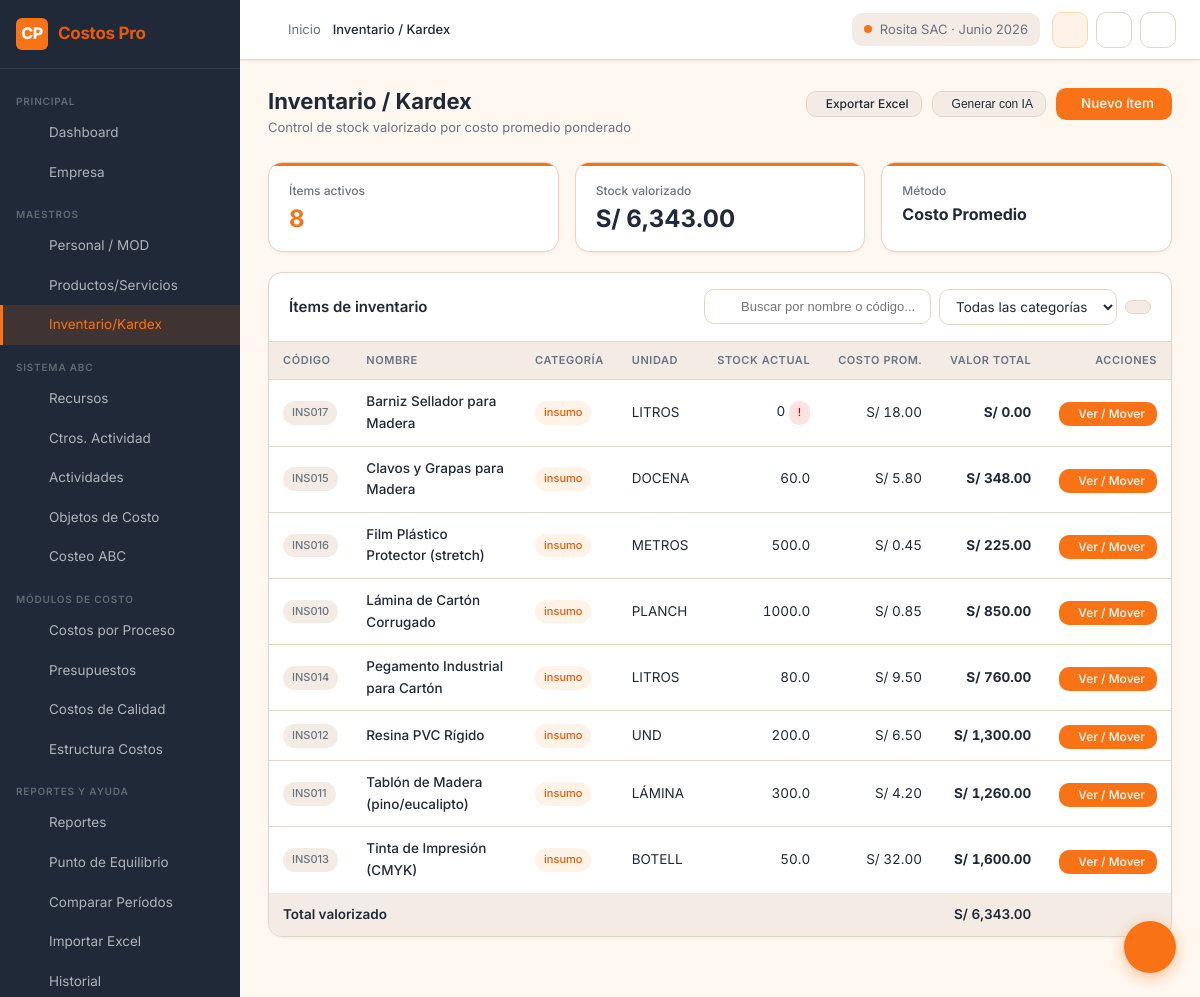
The app's page /kardex (signed in) with its own data.
### tables this page shows
CREATE TABLE inventory_items (
    id INTEGER PRIMARY KEY AUTOINCREMENT,
    company_id INTEGER NOT NULL,
    product_id INTEGER,          -- FK a products_services si es un producto
    code TEXT NOT NULL,
    name TEXT NOT NULL,
    category TEXT DEFAULT 'insumo', -- insumo | producto | semielaborado | activo
    unit_id INTEGER,
    current_stock REAL DEFAULT 0,
    min_stock REAL DEFAULT 0,
    max_stock REAL DEFAULT 0,
    average_cost REAL DEFAULT 0,
    last_purchase_cost REAL DEFAULT 0,
    valuation_method TEXT DEFAULT 'promedio', -- promedio | peps
    safety_stock REAL DEFAULT 0,
    is_active INTEGER DEFAULT 1,
    created_at DATETIME DEFAULT CURRENT_TIMESTAMP,
    updated_at DATETIME DEFAULT CURRENT_TIMESTAMP,
    UNIQUE(company_id, code),
    FOREIGN KEY (company_id) REFERENCES companies(id) ON DELETE CASCADE,
    FOREIGN KEY (product_id) REFERENCES products_services(id),
    FOREIGN KEY (unit_id) REFERENCES units_of_measure(id)
);

CREATE TABLE units_of_measure (
    id INTEGER PRIMARY KEY AUTOINCREMENT,
    company_id INTEGER NOT NULL,
    code TEXT NOT NULL,
    name TEXT NOT NULL,
    category TEXT,               -- peso | volumen | longitud | tiempo | unidad | otro
    created_at DATETIME DEFAULT CURRENT_TIMESTAMP,
    UNIQUE(company_id, code),
    FOREIGN KEY (company_id) REFERENCES companies(id) ON DELETE CASCADE
);

### routes/kardex.py (the view)
@kardex_bp.route('/kardex')
@login_required
@company_required
def index():
    session['active_module'] = 'kardex'
    company_id = session['company_id']
    search = request.args.get('search', '')
    cat_filter = request.args.get('category', '')
    q = """SELECT ii.*, u.code as unit_code, u.name as unit_name
           FROM inventory_items ii
           LEFT JOIN units_of_measure u ON ii.unit_id = u.id
           WHERE ii.company_id = ? AND ii.is_active = 1"""
    params = [company_id]
    if search:
        q += " AND (ii.name LIKE ? OR ii.code LIKE ?)"
        params += [f'%{search}%', f'%{search}%']
    if cat_filter:
        q += " AND ii.category = ?"
        params.append(cat_filter)
    q += " ORDER BY ii.name"
    items = query_db(q, params)
    total_value = sum((i['current_stock'] or 0) * (i['average_cost'] or 0) for i in items)
    units = query_db("SELECT * FROM units_of_measure WHERE company_id=? ORDER BY name", (company_id,))
    return render_template('kardex/index.html',
                           items=items, search=search,
                           cat_filter=cat_filter,
                           total_value=total_value,
                           units=units)

### models/database.py (called while the page is built)
def get_db():
    if 'db' not in g:
        g.db = sqlite3.connect(
            current_app.config.get('DATABASE', DATABASE),
            detect_types=sqlite3.PARSE_DECLTYPES
        )
        g.db.row_factory = sqlite3.Row
        g.db.execute("PRAGMA foreign_keys = ON")
    return g.db

def query_db(query, args=(), one=False):
    cur = get_db().execute(query, args)
    rv = cur.fetchall()
    cur.close()
    return (rv[0] if rv else None) if one else rv

### routes/dashboard.py (called while the page is built)
def login_required(f):
    @wraps(f)
    def decorated(*args, **kwargs):
        if 'user_id' not in session:
            return redirect(url_for('auth.login'))
        return f(*args, **kwargs)
    return decorated

def company_required(f):
    @wraps(f)
    def decorated(*args, **kwargs):
        if 'company_id' not in session:
            return redirect(url_for('companies.select'))
        return f(*args, **kwargs)
    return decorated

### templates/kardex/index.html (shortened to what this page needs)
{% extends 'base.html' %}
{% block breadcrumb %}Inventario / Kardex{% endblock %}
{% block content %}
<div class="page-header">
  <div>
    <h1 class="page-title">Inventario / Kardex</h1>
    <p class="page-subtitle">Control de stock valorizado por costo promedio ponderado</p>
  </div>
  <div class="page-actions">
    <a href="{{ url_for('kardex.export_kardex') }}" class="btn btn-secondary btn-sm">
       Exportar Excel
    </a>
    <button class="btn btn-secondary btn-sm" onclick="AIGenerator.show('kardex')">
       Generar con IA
    </button>
    <a href="{{ url_for('kardex.new_item') }}" class="btn btn-primary">
       Nuevo ítem
    </a>
  </div>
</div>
<div class="kpi-grid" style="grid-template-columns:repeat(3,1fr);margin-bottom:20px">
  <div class="kpi-card">
    <div class="kpi-label">Ítems activos</div>
    <div class="kpi-value orange">{{ items|length }}</div>
  </div>
  <div class="kpi-card">
    <div class="kpi-label">Stock valorizado</div>
    <div class="kpi-value">{{ total_value | currency }}</div>
  </div>
  <div class="kpi-card">
    <div class="kpi-label">Método</div>
    <div class="kpi-value" style="font-size:16px">Costo Promedio</div>
  </div>
</div>
<div class="card">
  <div class="card-header">
    <span class="card-title"> Ítems de inventario</span>
    <form method="GET" style="display:flex;gap:8px;align-items:center">
      <div class="search-box">
        <input type="text" name="search" value="{{ search }}" placeholder="Buscar por nombre o código...">
      </div>
      <select name="category" class="form-control" style="width:auto;padding:8px 12px">
        <option value="">Todas las categorías</option>
      </select>
      <button type="submit" class="btn btn-secondary btn-sm"></button>
    </form>
  </div>
  {% if items %}
  <div class="table-wrap">
    <table class="table">
      <thead>
        <tr>
          <th>Código</th><th>Nombre</th><th>Categoría</th>
          <th>Unidad</th>
          <th class="number">Stock actual</th>
          <th class="number">Costo prom.</th>
          <th class="number">Valor total</th>
          <th class="actions">Acciones</th>
        </tr>
      </thead>
      <tbody>
        {% for item in items %}
        {% set valor = (item.current_stock or 0) * (item.average_cost or 0) %}
        <tr>
          <td><span class="badge badge-neutral">{{ item.code }}</span></td>
          <td style="font-weight:500">{{ item.name }}</td>
          <td><span class="badge badge-primary">{{ item.category }}</span></td>
          <td>{{ item.unit_code or '—' }}</td>
          <td class="number">
            {{ item.current_stock or 0 }}
            {% if item.safety_stock and (item.current_stock or 0) < item.safety_stock %}
              <span class="badge badge-danger" title="Bajo stock mínimo">!</span>
            {% endif %}
          </td>
          <td class="number">{{ (item.average_cost or 0) | currency }}</td>
          <td class="number"><strong>{{ valor | currency }}</strong></td>
          <td class="actions">
            <a href="{{ url_for('kardex.item_detail', item_id=item.id) }}"
               class="btn btn-primary btn-sm">
               Ver / Mover
            </a>
          </td>
        </tr>
        {% endfor %}
      </tbody>
      <tfoot>
        <tr style="background:var(--bg-secondary);font-weight:600">
          <td colspan="6">Total valorizado</td>
          <td class="number">{{ total_value | currency }}</td>
          <td></td>
        </tr>
      </tfoot>
    </table>
  </div>
  {% endif %}
</div>
{% endblock %}

### records on screen
inventory_items: code "INS017", name "Barniz Sellador para Madera", category "insumo", code "LITROS", current_stock "0", average_cost "S/ 18.00", valor "S/ 0.00"
inventory_items: code "INS015", name "Clavos y Grapas para Madera", category "insumo", code "DOCENA", current_stock "60.0", average_cost "S/ 5.80", valor "S/ 348.00"
inventory_items: code "INS016", name "Film Plástico Protector (stretch)", category "insumo", code "METROS", current_stock "500.0", average_cost "S/ 0.45", valor "S/ 225.00"
inventory_items: code "INS010", name "Lámina de Cartón Corrugado", category "insumo", code "PLANCH", current_stock "1000.0", average_cost "S/ 0.85", valor "S/ 850.00"
inventory_items: code "INS014", name "Pegamento Industrial para Cartón", category "insumo", code "LITROS", current_stock "80.0", average_cost "S/ 9.50", valor "S/ 760.00"
inventory_items: code "INS012", name "Resina PVC Rígido", category "insumo", code "UND", current_stock "200.0", average_cost "S/ 6.50", valor "S/ 1,300.00"
inventory_items: code "INS011", name "Tablón de Madera (pino/eucalipto)", category "insumo", code "LÁMINA", current_stock "300.0", average_cost "S/ 4.20", valor "S/ 1,260.00"
inventory_items: code "INS013", name "Tinta de Impresión (CMYK)", category "insumo", code "BOTELL", current_stock "50.0", average_cost "S/ 32.00", valor "S/ 1,600.00"

### other values on screen
{{ current_company }} "Rosita SAC"
{{ current_period }} "Junio 2026"
{{ items|length }} "8"
{{ total_value | currency }} "S/ 6,343.00"
